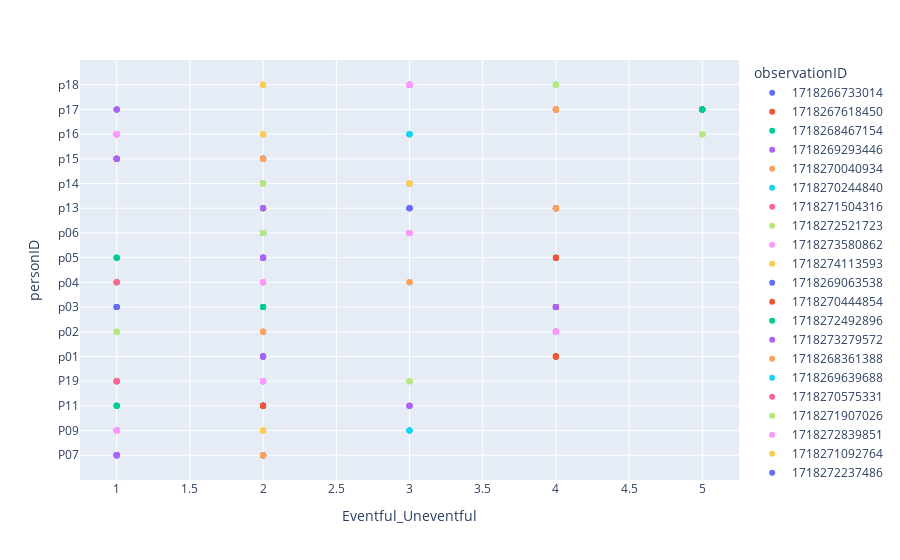

The code cell stored with this chart in its notebook:
### Markdown cell above
## Basic Plots of the dataframe

### single point one tag value on a scale from 1 to 5 (Likert basic)

### Code cell
fig = px.scatter(df, x='Eventful_Uneventful', y="personID", color='observationID')

fig.show()

### Figure 1 — Plotly figure (JSON) as saved in the notebook; plotly's stock layout.template omitted (floating-point values rounded to 4 significant figures)
{"data": [{"hovertemplate": "observationID=1718266733014<br>Eventful_Uneventful=%{x}<br>personID=%{y}<extra></extra>", "legendgroup": "1718266733014", "marker": {"color": "#636efa", "symbol": "circle"}, "mode": "markers", "name": "1718266733014", "orientation": "v", "showlegend": true, "type": "scatter", "x": [1, 1, 1, 1, 1, 1], "xaxis": "x", "y": ["P07", "P07", "P07", "P07", "P07", "P07"], "yaxis": "y"}, {"hovertemplate": "observationID=1718267618450<br>Eventful_Uneventful=%{x}<br>personID=%{y}<extra></extra>", "legendgroup": "1718267618450", "marker": {"color": "#EF553B", "symbol": "circle"}, "mode": "markers", "name": "1718267618450", "orientation": "v", "showlegend": true, "type": "scatter", "x": [2, 2, 2, 2, 2, 2], "xaxis": "x", "y": ["P07", "P07", "P07", "P07", "P07", "P07"], "yaxis": "y"}, {"hovertemplate": "observationID=1718268467154<br>Eventful_Uneventful=%{x}<br>personID=%{y}<extra></extra>", "legendgroup": "1718268467154", "marker": {"color": "#00cc96", "symbol": "circle"}, "mode": "markers", "name": "1718268467154", "orientation": "v", "showlegend": true, "type": "scatter", "x": [2, 2, 2, 2, 2, 2], "xaxis": "x", "y": ["P07", "P07", "P07", "P07", "P07", "P07"], "yaxis": "y"}, {"hovertemplate": "observationID=1718269293446<br>Eventful_Uneventful=%{x}<br>personID=%{y}<extra></extra>", "legendgroup": "1718269293446", "marker": {"color": "#ab63fa", "symbol": "circle"}, "mode": "markers", "name": "1718269293446", "orientation": "v", "showlegend": true, "type": "scatter", "x": [1, 1, 1, 1, 1, 1], "xaxis": "x", "y": ["P07", "P07", "P07", "P07", "P07", "P07"], "yaxis": "y"}, {"hovertemplate": "observationID=1718270040934<br>Eventful_Uneventful=%{x}<br>personID=%{y}<extra></extra>", "legendgroup": "1718270040934", "marker": {"color": "#FFA15A", "symbol": "circle"}, "mode": "markers", "name": "1718270040934", "orientation": "v", "showlegend": true, "type": "scatter", "x": [2, 2, 2, 2, 2, 2], "xaxis": "x", "y": ["P07", "P07", "P07", "P07", "P07", "P07"], "yaxis": "y"}, {"hovertemplate": "observationID=1718270244840<br>Eventful_Uneventful=%{x}<br>personID=%{y}<extra></extra>", "legendgroup": "1718270244840", "marker": {"color": "#19d3f3", "symbol": "circle"}, "mode": "markers", "name": "1718270244840", "orientation": "v", "showlegend": true, "type": "scatter", "x": [3, 3, 3, 3, 3, 3], "xaxis": "x", "y": ["P09", "P09", "P09", "P09", "P09", "P09"], "yaxis": "y"}, {"hovertemplate": "observationID=1718271504316<br>Eventful_Uneventful=%{x}<br>personID=%{y}<extra></extra>", "legendgroup": "1718271504316", "marker": {"color": "#FF6692", "symbol": "circle"}, "mode": "markers", "name": "1718271504316", "orientation": "v", "showlegend": true, "type": "scatter", "x": [1, 1, 1, 1, 1, 1], "xaxis": "x", "y": ["P09", "P09", "P09", "P09", "P09", "P09"], "yaxis": "y"}, {"hovertemplate": "observationID=1718272521723<br>Eventful_Uneventful=%{x}<br>personID=%{y}<extra></extra>", "legendgroup": "1718272521723", "marker": {"color": "#B6E880", "symbol": "circle"}, "mode": "markers", "name": "1718272521723", "orientation": "v", "showlegend": true, "type": "scatter", "x": [1, 1, 1, 1, 1, 1], "xaxis": "x", "y": ["P09", "P09", "P09", "P09", "P09", "P09"], "yaxis": "y"}, {"hovertemplate": "observationID=1718273580862<br>Eventful_Uneventful=%{x}<br>personID=%{y}<extra></extra>", "legendgroup": "1718273580862", "marker": {"color": "#FF97FF", "symbol": "circle"}, "mode": "markers", "name": "1718273580862", "orientation": "v", "showlegend": true, "type": "scatter", "x": [1, 1, 1, 1, 1, 1], "xaxis": "x", "y": ["P09", "P09", "P09", "P09", "P09", "P09"], "yaxis": "y"}, {"hovertemplate": "observationID=1718274113593<br>Eventful_Uneventful=%{x}<br>personID=%{y}<extra></extra>", "legendgroup": "1718274113593", "marker": {"color": "#FECB52", "symbol": "circle"}, "mode": "markers", "name": "1718274113593", "orientation": "v", "showlegend": true, "type": "scatter", "x": [2, 2, 2, 2, 2, 2], "xaxis": "x", "y": ["P09", "P09", "P09", "P09", "P09", "P09"], "yaxis": "y"}, {"hovertemplate": "observationID=1718269063538<br>Eventful_Uneventful=%{x}<br>personID=%{y}<extra></extra>", "legendgroup": "1718269063538", "marker": {"color": "#636efa", "symbol": "circle"}, "mode": "markers", "name": "1718269063538", "orientation": "v", "showlegend": true, "type": "scatter", "x": [2, 2, 2, 2, 2, 2], "xaxis": "x", "y": ["P11", "P11", "P11", "P11", "P11", "P11"], "yaxis": "y"}, {"hovertemplate": "observationID=1718270444854<br>Eventful_Uneventful=%{x}<br>personID=%{y}<extra></extra>", "legendgroup": "1718270444854", "marker": {"color": "#EF553B", "symbol": "circle"}, "mode": "markers", "name": "1718270444854", "orientation": "v", "showlegend": true, "type": "scatter", "x": [2, 2, 2, 2, 2, 2], "xaxis": "x", "y": ["P11", "P11", "P11", "P11", "P11", "P11"], "yaxis": "y"}, {"hovertemplate": "observationID=1718272492896<br>Eventful_Uneventful=%{x}<br>personID=%{y}<extra></extra>", "legendgroup": "1718272492896", "marker": {"color": "#00cc96", "symbol": "circle"}, "mode": "markers", "name": "1718272492896", "orientation": "v", "showlegend": true, "type": "scatter", "x": [1, 1, 1, 1, 1, 1], "xaxis": "x", "y": ["P11", "P11", "P11", "P11", "P11", "P11"], "yaxis": "y"}, {"hovertemplate": "observationID=1718273279572<br>Eventful_Uneventful=%{x}<br>personID=%{y}<extra></extra>", "legendgroup": "1718273279572", "marker": {"color": "#ab63fa", "symbol": "circle"}, "mode": "markers", "name": "1718273279572", "orientation": "v", "showlegend": true, "type": "scatter", "x": [3, 3, 3, 3, 3, 3], "xaxis": "x", "y": ["P11", "P11", "P11", "P11", "P11", "P11"], "yaxis": "y"}, {"hovertemplate": "observationID=1718268361388<br>Eventful_Uneventful=%{x}<br>personID=%{y}<extra></extra>", "legendgroup": "1718268361388", "marker": {"color": "#FFA15A", "symbol": "circle"}, "mode": "markers", "name": "1718268361388", "orientation": "v", "showlegend": true, "type": "scatter", "x": [1, 1, 1, 1, 1, 1], "xaxis": "x", "y": ["P19", "P19", "P19", "P19", "P19", "P19"], "yaxis": "y"}, {"hovertemplate": "observationID=1718269639688<br>Eventful_Uneventful=%{x}<br>personID=%{y}<extra></extra>", "legendgroup": "1718269639688", "marker": {"color": "#19d3f3", "symbol": "circle"}, "mode": "markers", "name": "1718269639688", "orientation": "v", "showlegend": true, "type": "scatter", "x": [2, 2, 2, 2, 2, 2], "xaxis": "x", "y": ["P19", "P19", "P19", "P19", "P19", "P19"], "yaxis": "y"}, {"hovertemplate": "observationID=1718270575331<br>Eventful_Uneventful=%{x}<br>personID=%{y}<extra></extra>", "legendgroup": "1718270575331", "marker": {"color": "#FF6692", "symbol": "circle"}, "mode": "markers", "name": "1718270575331", "orientation": "v", "showlegend": true, "type": "scatter", "x": [1, 1, 1, 1, 1, 1], "xaxis": "x", "y": ["P19", "P19", "P19", "P19", "P19", "P19"], "yaxis": "y"}, {"hovertemplate": "observationID=1718271907026<br>Eventful_Uneventful=%{x}<br>personID=%{y}<extra></extra>", "legendgroup": "1718271907026", "marker": {"color": "#B6E880", "symbol": "circle"}, "mode": "markers", "name": "1718271907026", "orientation": "v", "showlegend": true, "type": "scatter", "x": [3, 3, 3, 3, 3, 3], "xaxis": "x", "y": ["P19", "P19", "P19", "P19", "P19", "P19"], "yaxis": "y"}, {"hovertemplate": "observationID=1718272839851<br>Eventful_Uneventful=%{x}<br>personID=%{y}<extra></extra>", "legendgroup": "1718272839851", "marker": {"color": "#FF97FF", "symbol": "circle"}, "mode": "markers", "name": "1718272839851", "orientation": "v", "showlegend": true, "type": "scatter", "x": [2, 2, 2, 2, 2], "xaxis": "x", "y": ["P19", "P19", "P19", "P19", "P19"], "yaxis": "y"}, {"hovertemplate": "observationID=1718271092764<br>Eventful_Uneventful=%{x}<br>personID=%{y}<extra></extra>", "legendgroup": "1718271092764", "marker": {"color": "#FECB52", "symbol": "circle"}, "mode": "markers", "name": "1718271092764", "orientation": "v", "showlegend": true, "type": "scatter", "x": [4, 4, 4, 4, 4, 4], "xaxis": "x", "y": ["p01", "p01", "p01", "p01", "p01", "p01"], "yaxis": "y"}, {"hovertemplate": "observationID=1718272237486<br>Eventful_Uneventful=%{x}<br>personID=%{y}<extra></extra>", "legendgroup": "1718272237486", "marker": {"color": "#636efa", "symbol": "circle"}, "mode": "markers", "name": "1718272237486", "orientation": "v", "showlegend": true, "type": "scatter", "x": [2, 2, 2, 2, 2, 2], "xaxis": "x", "y": ["p01", "p01", "p01", "p01", "p01", "p01"], "yaxis": "y"}, {"hovertemplate": "observationID=1718273131247<br>Eventful_Uneventful=%{x}<br>personID=%{y}<extra></extra>", "legendgroup": "1718273131247", "marker": {"color": "#EF553B", "symbol": "circle"}, "mode": "markers", "name": "1718273131247", "orientation": "v", "showlegend": true, "type": "scatter", "x": [4, 4, 4, 4, 4, 4], "xaxis": "x", "y": ["p01", "p01", "p01", "p01", "p01", "p01"], "yaxis": "y"}, {"hovertemplate": "observationID=1718274044788<br>Eventful_Uneventful=%{x}<br>personID=%{y}<extra></extra>", "legendgroup": "1718274044788", "marker": {"color": "#00cc96", "symbol": "circle"}, "mode": "markers", "name": "1718274044788", "orientation": "v", "showlegend": true, "type": "scatter", "x": [2, 2, 2, 2, 2, 2], "xaxis": "x", "y": ["p01", "p01", "p01", "p01", "p01", "p01"], "yaxis": "y"}, {"hovertemplate": "observationID=1718275456404<br>Eventful_Uneventful=%{x}<br>personID=%{y}<extra></extra>", "legendgroup": "1718275456404", "marker": {"color": "#ab63fa", "symbol": "circle"}, "mode": "markers", "name": "1718275456404", "orientation": "v", "showlegend": true, "type": "scatter", "x": [2, 2, 2, 2, 2, 2], "xaxis": "x", "y": ["p01", "p01", "p01", "p01", "p01", "p01"], "yaxis": "y"}, {"hovertemplate": "observationID=1718268231934<br>Eventful_Uneventful=%{x}<br>personID=%{y}<extra></extra>", "legendgroup": "1718268231934", "marker": {"color": "#FFA15A", "symbol": "circle"}, "mode": "markers", "name": "1718268231934", "orientation": "v", "showlegend": true, "type": "scatter", "x": [2, 2, 2, 2, 2, 2], "xaxis": "x", "y": ["p02", "p02", "p02", "p02", "p02", "p02"], "yaxis": "y"}, {"hovertemplate": "observationID=1718269088316<br>Eventful_Uneventful=%{x}<br>personID=%{y}<extra></extra>", "legendgroup": "1718269088316", "marker": {"color": "#19d3f3", "symbol": "circle"}, "mode": "markers", "name": "1718269088316", "orientation": "v", "showlegend": true, "type": "scatter", "x": [4, 4, 4, 4, 4, 4], "xaxis": "x", "y": ["p02", "p02", "p02", "p02", "p02", "p02"], "yaxis": "y"}, {"hovertemplate": "observationID=1718269820916<br>Eventful_Uneventful=%{x}<br>personID=%{y}<extra></extra>", "legendgroup": "1718269820916", "marker": {"color": "#FF6692", "symbol": "circle"}, "mode": "markers", "name": "1718269820916", "orientation": "v", "showlegend": true, "type": "scatter", "x": [4, 4, 4, 4, 4, 4], "xaxis": "x", "y": ["p02", "p02", "p02", "p02", "p02", "p02"], "yaxis": "y"}, {"hovertemplate": "observationID=1718270633720<br>Eventful_Uneventful=%{x}<br>personID=%{y}<extra></extra>", "legendgroup": "1718270633720", "marker": {"color": "#B6E880", "symbol": "circle"}, "mode": "markers", "name": "1718270633720", "orientation": "v", "showlegend": true, "type": "scatter", "x": [1, 1, 1, 1, 1, 1], "xaxis": "x", "y": ["p02", "p02", "p02", "p02", "p02", "p02"], "yaxis": "y"}, {"hovertemplate": "observationID=1718271179213<br>Eventful_Uneventful=%{x}<br>personID=%{y}<extra></extra>", "legendgroup": "1718271179213", "marker": {"color": "#FF97FF", "symbol": "circle"}, "mode": "markers", "name": "1718271179213", "orientation": "v", "showlegend": true, "type": "scatter", "x": [4, 4, 4, 4, 4, 4], "xaxis": "x", "y": ["p02", "p02", "p02", "p02", "p02", "p02"], "yaxis": "y"}, {"hovertemplate": "observationID=1718272882985<br>Eventful_Uneventful=%{x}<br>personID=%{y}<extra></extra>", "legendgroup": "1718272882985", "marker": {"color": "#FECB52", "symbol": "circle"}, "mode": "markers", "name": "1718272882985", "orientation": "v", "showlegend": true, "type": "scatter", "x": [4, 4, 4, 4, 4, 4], "xaxis": "x", "y": ["p03", "p03", "p03", "p03", "p03", "p03"], "yaxis": "y"}, {"hovertemplate": "observationID=1718273948834<br>Eventful_Uneventful=%{x}<br>personID=%{y}<extra></extra>", "legendgroup": "1718273948834", "marker": {"color": "#636efa", "symbol": "circle"}, "mode": "markers", "name": "1718273948834", "orientation": "v", "showlegend": true, "type": "scatter", "x": [1, 1, 1, 1, 1, 1], "xaxis": "x", "y": ["p03", "p03", "p03", "p03", "p03", "p03"], "yaxis": "y"}, {"hovertemplate": "observationID=1718274745909<br>Eventful_Uneventful=%{x}<br>personID=%{y}<extra></extra>", "legendgroup": "1718274745909", "marker": {"color": "#EF553B", "symbol": "circle"}, "mode": "markers", "name": "1718274745909", "orientation": "v", "showlegend": true, "type": "scatter", "x": [4, 4, 4, 4, 4, 4], "xaxis": "x", "y": ["p03", "p03", "p03", "p03", "p03", "p03"], "yaxis": "y"}, {"hovertemplate": "observationID=1718275690668<br>Eventful_Uneventful=%{x}<br>personID=%{y}<extra></extra>", "legendgroup": "1718275690668", "marker": {"color": "#00cc96", "symbol": "circle"}, "mode": "markers", "name": "1718275690668", "orientation": "v", "showlegend": true, "type": "scatter", "x": [2, 2, 2, 2, 2, 2], "xaxis": "x", "y": ["p03", "p03", "p03", "p03", "p03", "p03"], "yaxis": "y"}, {"hovertemplate": "observationID=1718276201139<br>Eventful_Uneventful=%{x}<br>personID=%{y}<extra></extra>", "legendgroup": "1718276201139", "marker": {"color": "#ab63fa", "symbol": "circle"}, "mode": "markers", "name": "1718276201139", "orientation": "v", "showlegend": true, "type": "scatter", "x": [4, 4, 4, 4, 4, 4], "xaxis": "x", "y": ["p03", "p03", "p03", "p03", "p03", "p03"], "yaxis": "y"}, {"hovertemplate": "observationID=1718881138033<br>Eventful_Uneventful=%{x}<br>personID=%{y}<extra></extra>", "legendgroup": "1718881138033", "marker": {"color": "#FFA15A", "symbol": "circle"}, "mode": "markers", "name": "1718881138033", "orientation": "v", "showlegend": true, "type": "scatter", "x": [3, 3, 3, 3], "xaxis": "x", "y": ["p04", "p04", "p04", "p04"], "yaxis": "y"}, {"hovertemplate": "observationID=1718882615264<br>Eventful_Uneventful=%{x}<br>personID=%{y}<extra></extra>", "legendgroup": "1718882615264", "marker": {"color": "#19d3f3", "symbol": "circle"}, "mode": "markers", "name": "1718882615264", "orientation": "v", "showlegend": true, "type": "scatter", "x": [1, 1, 1], "xaxis": "x", "y": ["p04", "p04", "p04"], "yaxis": "y"}, {"hovertemplate": "observationID=1718883597973<br>Eventful_Uneventful=%{x}<br>personID=%{y}<extra></extra>", "legendgroup": "1718883597973", "marker": {"color": "#FF6692", "symbol": "circle"}, "mode": "markers", "name": "1718883597973", "orientation": "v", "showlegend": true, "type": "scatter", "x": [1, 1, 1, 1], "xaxis": "x", "y": ["p04", "p04", "p04", "p04"], "yaxis": "y"}, {"hovertemplate": "observationID=1718884293809<br>Eventful_Uneventful=%{x}<br>personID=%{y}<extra></extra>", "legendgroup": "1718884293809", "marker": {"color": "#B6E880", "symbol": "circle"}, "mode": "markers", "name": "1718884293809", "orientation": "v", "showlegend": true, "type": "scatter", "x": [2, 2, 2, 2], "xaxis": "x", "y": ["p04", "p04", "p04", "p04"], "yaxis": "y"}, {"hovertemplate": "observationID=1718885731065<br>Eventful_Uneventful=%{x}<br>personID=%{y}<extra></extra>", "legendgroup": "1718885731065", "marker": {"color": "#FF97FF", "symbol": "circle"}, "mode": "markers", "name": "1718885731065", "orientation": "v", "showlegend": true, "type": "scatter", "x": [2, 2, 2, 2], "xaxis": "x", "y": ["p04", "p04", "p04", "p04"], "yaxis": "y"}, {"hovertemplate": "observationID=1718272000850<br>Eventful_Uneventful=%{x}<br>personID=%{y}<extra></extra>", "legendgroup": "1718272000850", "marker": {"color": "#FECB52", "symbol": "circle"}, "mode": "markers", "name": "1718272000850", "orientation": "v", "showlegend": true, "type": "scatter", "x": [4, 4, 4, 4, 4, 4], "xaxis": "x", "y": ["p05", "p05", "p05", "p05", "p05", "p05"], "yaxis": "y"}, {"hovertemplate": "observationID=1718273090711<br>Eventful_Uneventful=%{x}<br>personID=%{y}<extra></extra>", "legendgroup": "1718273090711", "marker": {"color": "#636efa", "symbol": "circle"}, "mode": "markers", "name": "1718273090711", "orientation": "v", "showlegend": true, "type": "scatter", "x": [2, 2, 2, 2, 2, 2], "xaxis": "x", "y": ["p05", "p05", "p05", "p05", "p05", "p05"], "yaxis": "y"}, {"hovertemplate": "observationID=1718273914954<br>Eventful_Uneventful=%{x}<br>personID=%{y}<extra></extra>", "legendgroup": "1718273914954", "marker": {"color": "#EF553B", "symbol": "circle"}, "mode": "markers", "name": "1718273914954", "orientation": "v", "showlegend": true, "type": "scatter", "x": [4, 4, 4, 4, 4, 4], "xaxis": "x", "y": ["p05", "p05", "p05", "p05", "p05", "p05"], "yaxis": "y"}, {"hovertemplate": "observationID=1718274784603<br>Eventful_Uneventful=%{x}<br>personID=%{y}<extra></extra>", "legendgroup": "1718274784603", "marker": {"color": "#00cc96", "symbol": "circle"}, "mode": "markers", "name": "1718274784603", "orientation": "v", "showlegend": true, "type": "scatter", "x": [1, 1, 1, 1, 1, 1], "xaxis": "x", "y": ["p05", "p05", "p05", "p05", "p05", "p05"], "yaxis": "y"}, {"hovertemplate": "observationID=1718275480952<br>Eventful_Uneventful=%{x}<br>personID=%{y}<extra></extra>", "legendgroup": "1718275480952", "marker": {"color": "#ab63fa", "symbol": "circle"}, "mode": "markers", "name": "1718275480952", "orientation": "v", "showlegend": true, "type": "scatter", "x": [2, 2, 2, 2, 2, 2], "xaxis": "x", "y": ["p05", "p05", "p05", "p05", "p05", "p05"], "yaxis": "y"}, {"hovertemplate": "observationID=1718882287230<br>Eventful_Uneventful=%{x}<br>personID=%{y}<extra></extra>", "legendgroup": "1718882287230", "marker": {"color": "#FFA15A", "symbol": "circle"}, "mode": "markers", "name": "1718882287230", "orientation": "v", "showlegend": true, "type": "scatter", "x": [3, 3, 3, 3, 3, 3], "xaxis": "x", "y": ["p06", "p06", "p06", "p06", "p06", "p06"], "yaxis": "y"}, {"hovertemplate": "observationID=1718883391746<br>Eventful_Uneventful=%{x}<br>personID=%{y}<extra></extra>", "legendgroup": "1718883391746", "marker": {"color": "#19d3f3", "symbol": "circle"}, "mode": "markers", "name": "1718883391746", "orientation": "v", "showlegend": true, "type": "scatter", "x": [2, 2, 2, 2, 2, 2], "xaxis": "x", "y": ["p06", "p06", "p06", "p06", "p06", "p06"], "yaxis": "y"}, {"hovertemplate": "observationID=1718884544559<br>Eventful_Uneventful=%{x}<br>personID=%{y}<extra></extra>", "legendgroup": "1718884544559", "marker": {"color": "#FF6692", "symbol": "circle"}, "mode": "markers", "name": "1718884544559", "orientation": "v", "showlegend": true, "type": "scatter", "x": [2, 2, 2, 2, 2, 2], "xaxis": "x", "y": ["p06", "p06", "p06", "p06", "p06", "p06"], "yaxis": "y"}, {"hovertemplate": "observationID=1718885403870<br>Eventful_Uneventful=%{x}<br>personID=%{y}<extra></extra>", "legendgroup": "1718885403870", "marker": {"color": "#B6E880", "symbol": "circle"}, "mode": "markers", "name": "1718885403870", "orientation": "v", "showlegend": true, "type": "scatter", "x": [2, 2, 2, 2, 2, 2], "xaxis": "x", "y": ["p06", "p06", "p06", "p06", "p06", "p06"], "yaxis": "y"}, {"hovertemplate": "observationID=1718886467154<br>Eventful_Uneventful=%{x}<br>personID=%{y}<extra></extra>", "legendgroup": "1718886467154", "marker": {"color": "#FF97FF", "symbol": "circle"}, "mode": "markers", "name": "1718886467154", "orientation": "v", "showlegend": true, "type": "scatter", "x": [3, 3, 3, 3, 3, 3], "xaxis": "x", "y": ["p06", "p06", "p06", "p06", "p06", "p06"], "yaxis": "y"}, {"hovertemplate": "observationID=1718879608567<br>Eventful_Uneventful=%{x}<br>personID=%{y}<extra></extra>", "legendgroup": "1718879608567", "marker": {"color": "#FECB52", "symbol": "circle"}, "mode": "markers", "name": "1718879608567", "orientation": "v", "showlegend": true, "type": "scatter", "x": [2, 2, 2, 2, 2, 2], "xaxis": "x", "y": ["p13", "p13", "p13", "p13", "p13", "p13"], "yaxis": "y"}, {"hovertemplate": "observationID=1718880840037<br>Eventful_Uneventful=%{x}<br>personID=%{y}<extra></extra>", "legendgroup": "1718880840037", "marker": {"color": "#636efa", "symbol": "circle"}, "mode": "markers", "name": "1718880840037", "orientation": "v", "showlegend": true, "type": "scatter", "x": [3, 3, 3, 3, 3, 3], "xaxis": "x", "y": ["p13", "p13", "p13", "p13", "p13", "p13"], "yaxis": "y"}, {"hovertemplate": "observationID=1718881973844<br>Eventful_Uneventful=%{x}<br>personID=%{y}<extra></extra>", "legendgroup": "1718881973844", "marker": {"color": "#EF553B", "symbol": "circle"}, "mode": "markers", "name": "1718881973844", "orientation": "v", "showlegend": true, "type": "scatter", "x": [4, 4, 4, 4, 4, 4], "xaxis": "x", "y": ["p13", "p13", "p13", "p13", "p13", "p13"], "yaxis": "y"}, {"hovertemplate": "observationID=1718882951615<br>Eventful_Uneventful=%{x}<br>personID=%{y}<extra></extra>", "legendgroup": "1718882951615", "marker": {"color": "#00cc96", "symbol": "circle"}, "mode": "markers", "name": "1718882951615", "orientation": "v", "showlegend": true, "type": "scatter", "x": [2, 2, 2], "xaxis": "x", "y": ["p13", "p13", "p13"], "yaxis": "y"}, {"hovertemplate": "observationID=1718883260779<br>Eventful_Uneventful=%{x}<br>personID=%{y}<extra></extra>", "legendgroup": "1718883260779", "marker": {"color": "#ab63fa", "symbol": "circle"}, "mode": "markers", "name": "1718883260779", "orientation": "v", "showlegend": true, "type": "scatter", "x": [2, 2, 2], "xaxis": "x", "y": ["p13", "p13", "p13"], "yaxis": "y"}, {"hovertemplate": "observationID=1718883686306<br>Eventful_Uneventful=%{x}<br>personID=%{y}<extra></extra>", "legendgroup": "1718883686306", "marker": {"color": "#FFA15A", "symbol": "circle"}, "mode": "markers", "name": "1718883686306", "orientation": "v", "showlegend": true, "type": "scatter", "x": [4, 4, 4, 4, 4, 4], "xaxis": "x", "y": ["p13", "p13", "p13", "p13", "p13", "p13"], "yaxis": "y"}, {"hovertemplate": "observationID=1718881820023<br>Eventful_Uneventful=%{x}<br>personID=%{y}<extra></extra>", "legendgroup": "1718881820023", "marker": {"color": "#19d3f3", "symbol": "circle"}, "mode": "markers", "name": "1718881820023", "orientation": "v", "showlegend": true, "type": "scatter", "x": [3, 3, 3, 3, 3, 3], "xaxis": "x", "y": ["p14", "p14", "p14", "p14", "p14", "p14"], "yaxis": "y"}, {"hovertemplate": "observationID=1718882810423<br>Eventful_Uneventful=%{x}<br>personID=%{y}<extra></extra>", "legendgroup": "1718882810423", "marker": {"color": "#FF6692", "symbol": "circle"}, "mode": "markers", "name": "1718882810423", "orientation": "v", "showlegend": true, "type": "scatter", "x": [2, 2, 2, 2, 2, 2], "xaxis": "x", "y": ["p14", "p14", "p14", "p14", "p14", "p14"], "yaxis": "y"}, {"hovertemplate": "observationID=1718883841112<br>Eventful_Uneventful=%{x}<br>personID=%{y}<extra></extra>", "legendgroup": "1718883841112", "marker": {"color": "#B6E880", "symbol": "circle"}, "mode": "markers", "name": "1718883841112", "orientation": "v", "showlegend": true, "type": "scatter", "x": [2, 2, 2, 2, 2, 2], "xaxis": "x", "y": ["p14", "p14", "p14", "p14", "p14", "p14"], "yaxis": "y"}, {"hovertemplate": "observationID=1718884745433<br>Eventful_Uneventful=%{x}<br>personID=%{y}<extra></extra>", "legendgroup": "1718884745433", "marker": {"color": "#FF97FF", "symbol": "circle"}, "mode": "markers", "name": "1718884745433", "orientation": "v", "showlegend": true, "type": "scatter", "x": [3, 3, 3, 3, 3, 3], "xaxis": "x", "y": ["p14", "p14", "p14", "p14", "p14", "p14"], "yaxis": "y"}, {"hovertemplate": "observationID=1718885592649<br>Eventful_Uneventful=%{x}<br>personID=%{y}<extra></extra>", "legendgroup": "1718885592649", "marker": {"color": "#FECB52", "symbol": "circle"}, "mode": "markers", "name": "1718885592649", "orientation": "v", "showlegend": true, "type": "scatter", "x": [3, 3, 3, 3, 3, 3], "xaxis": "x", "y": ["p14", "p14", "p14", "p14", "p14", "p14"], "yaxis": "y"}, {"hovertemplate": "observationID=1718270298234<br>Eventful_Uneventful=%{x}<br>personID=%{y}<extra></extra>", "legendgroup": "1718270298234", "marker": {"color": "#636efa", "symbol": "circle"}, "mode": "markers", "name": "1718270298234", "orientation": "v", "showlegend": true, "type": "scatter", "x": [2, 2, 2, 2, 2, 2], "xaxis": "x", "y": ["p15", "p15", "p15", "p15", "p15", "p15"], "yaxis": "y"}, {"hovertemplate": "observationID=1718271520478<br>Eventful_Uneventful=%{x}<br>personID=%{y}<extra></extra>", "legendgroup": "1718271520478", "marker": {"color": "#EF553B", "symbol": "circle"}, "mode": "markers", "name": "1718271520478", "orientation": "v", "showlegend": true, "type": "scatter", "x": [1, 1, 1, 1, 1, 1], "xaxis": "x", "y": ["p15", "p15", "p15", "p15", "p15", "p15"], "yaxis": "y"}, {"hovertemplate": "observationID=1718272511625<br>Eventful_Uneventful=%{x}<br>personID=%{y}<extra></extra>", "legendgroup": "1718272511625", "marker": {"color": "#00cc96", "symbol": "circle"}, "mode": "markers", "name": "1718272511625", "orientation": "v", "showlegend": true, "type": "scatter", "x": [2, 2, 2, 2, 2, 2], "xaxis": "x", "y": ["p15", "p15", "p15", "p15", "p15", "p15"], "yaxis": "y"}, {"hovertemplate": "observationID=1718273594943<br>Eventful_Uneventful=%{x}<br>personID=%{y}<extra></extra>", "legendgroup": "1718273594943", "marker": {"color": "#ab63fa", "symbol": "circle"}, "mode": "markers", "name": "1718273594943", "orientation": "v", "showlegend": true, "type": "scatter", "x": [1, 1, 1, 1, 1, 1], "xaxis": "x", "y": ["p15", "p15", "p15", "p15", "p15", "p15"], "yaxis": "y"}, {"hovertemplate": "observationID=1718274113238<br>Eventful_Uneventful=%{x}<br>personID=%{y}<extra></extra>", "legendgroup": "1718274113238", "marker": {"color": "#FFA15A", "symbol": "circle"}, "mode": "markers", "name": "1718274113238", "orientation": "v", "showlegend": true, "type": "scatter", "x": [2, 2, 2, 2, 2, 2], "xaxis": "x", "y": ["p15", "p15", "p15", "p15", "p15", "p15"], "yaxis": "y"}, {"hovertemplate": "observationID=1718274066335<br>Eventful_Uneventful=%{x}<br>personID=%{y}<extra></extra>", "legendgroup": "1718274066335", "marker": {"color": "#19d3f3", "symbol": "circle"}, "mode": "markers", "name": "1718274066335", "orientation": "v", "showlegend": true, "type": "scatter", "x": [3, 3, 3, 3, 3, 3], "xaxis": "x", "y": ["p16", "p16", "p16", "p16", "p16", "p16"], "yaxis": "y"}, {"hovertemplate": "observationID=1718275615959<br>Eventful_Uneventful=%{x}<br>personID=%{y}<extra></extra>", "legendgroup": "1718275615959", "marker": {"color": "#FF6692", "symbol": "circle"}, "mode": "markers", "name": "1718275615959", "orientation": "v", "showlegend": true, "type": "scatter", "x": [1, 1, 1, 1, 1, 1], "xaxis": "x", "y": ["p16", "p16", "p16", "p16", "p16", "p16"], "yaxis": "y"}, {"hovertemplate": "observationID=1718277151933<br>Eventful_Uneventful=%{x}<br>personID=%{y}<extra></extra>", "legendgroup": "1718277151933", "marker": {"color": "#B6E880", "symbol": "circle"}, "mode": "markers", "name": "1718277151933", "orientation": "v", "showlegend": true, "type": "scatter", "x": [5, 5, 5, 5, 5, 5], "xaxis": "x", "y": ["p16", "p16", "p16", "p16", "p16", "p16"], "yaxis": "y"}, {"hovertemplate": "observationID=1718277899537<br>Eventful_Uneventful=%{x}<br>personID=%{y}<extra></extra>", "legendgroup": "1718277899537", "marker": {"color": "#FF97FF", "symbol": "circle"}, "mode": "markers", "name": "1718277899537", "orientation": "v", "showlegend": true, "type": "scatter", "x": [1, 1, 1, 1, 1, 1], "xaxis": "x", "y": ["p16", "p16", "p16", "p16", "p16", "p16"], "yaxis": "y"}, {"hovertemplate": "observationID=1718278547266<br>Eventful_Uneventful=%{x}<br>personID=%{y}<extra></extra>", "legendgroup": "1718278547266", "marker": {"color": "#FECB52", "symbol": "circle"}, "mode": "markers", "name": "1718278547266", "orientation": "v", "showlegend": true, "type": "scatter", "x": [2, 2, 2, 2, 2, 2], "xaxis": "x", "y": ["p16", "p16", "p16", "p16", "p16", "p16"], "yaxis": "y"}, {"hovertemplate": "observationID=1718275541861<br>Eventful_Uneventful=%{x}<br>personID=%{y}<extra></extra>", "legendgroup": "1718275541861", "marker": {"color": "#636efa", "symbol": "circle"}, "mode": "markers", "name": "1718275541861", "orientation": "v", "showlegend": true, "type": "scatter", "x": [4, 4, 4, 4, 4, 4], "xaxis": "x", "y": ["p17", "p17", "p17", "p17", "p17", "p17"], "yaxis": "y"}, {"hovertemplate": "observationID=1718276440532<br>Eventful_Uneventful=%{x}<br>personID=%{y}<extra></extra>", "legendgroup": "1718276440532", "marker": {"color": "#EF553B", "symbol": "circle"}, "mode": "markers", "name": "1718276440532", "orientation": "v", "showlegend": true, "type": "scatter", "x": [5, 5, 5, 5, 5, 5], "xaxis": "x", "y": ["p17", "p17", "p17", "p17", "p17", "p17"], "yaxis": "y"}, {"hovertemplate": "observationID=1718277082309<br>Eventful_Uneventful=%{x}<br>personID=%{y}<extra></extra>", "legendgroup": "1718277082309", "marker": {"color": "#00cc96", "symbol": "circle"}, "mode": "markers", "name": "1718277082309", "orientation": "v", "showlegend": true, "type": "scatter", "x": [5, 5, 5, 5, 5, 5], "xaxis": "x", "y": ["p17", "p17", "p17", "p17", "p17", "p17"], "yaxis": "y"}, {"hovertemplate": "observationID=1718277836626<br>Eventful_Uneventful=%{x}<br>personID=%{y}<extra></extra>", "legendgroup": "1718277836626", "marker": {"color": "#ab63fa", "symbol": "circle"}, "mode": "markers", "name": "1718277836626", "orientation": "v", "showlegend": true, "type": "scatter", "x": [1, 1, 1, 1, 1, 1], "xaxis": "x", "y": ["p17", "p17", "p17", "p17", "p17", "p17"], "yaxis": "y"}, {"hovertemplate": "observationID=1718278299994<br>Eventful_Uneventful=%{x}<br>personID=%{y}<extra></extra>", "legendgroup": "1718278299994", "marker": {"color": "#FFA15A", "symbol": "circle"}, "mode": "markers", "name": "1718278299994", "orientation": "v", "showlegend": true, "type": "scatter", "x": [4, 4, 4, 4, 4, 4], "xaxis": "x", "y": ["p17", "p17", "p17", "p17", "p17", "p17"], "yaxis": "y"}, {"hovertemplate": "observationID=1718273026070<br>Eventful_Uneventful=%{x}<br>personID=%{y}<extra></extra>", "legendgroup": "1718273026070", "marker": {"color": "#19d3f3", "symbol": "circle"}, "mode": "markers", "name": "1718273026070", "orientation": "v", "showlegend": true, "type": "scatter", "x": [4, 4, 4, 4, 4], "xaxis": "x", "y": ["p18", "p18", "p18", "p18", "p18"], "yaxis": "y"}, {"hovertemplate": "observationID=1718275564692<br>Eventful_Uneventful=%{x}<br>personID=%{y}<extra></extra>", "legendgroup": "1718275564692", "marker": {"color": "#FF6692", "symbol": "circle"}, "mode": "markers", "name": "1718275564692", "orientation": "v", "showlegend": true, "type": "scatter", "x": [3, 3, 3, 3, 3, 3], "xaxis": "x", "y": ["p18", "p18", "p18", "p18", "p18", "p18"], "yaxis": "y"}, {"hovertemplate": "observationID=1718277122119<br>Eventful_Uneventful=%{x}<br>personID=%{y}<extra></extra>", "legendgroup": "1718277122119", "marker": {"color": "#B6E880", "symbol": "circle"}, "mode": "markers", "name": "1718277122119", "orientation": "v", "showlegend": true, "type": "scatter", "x": [4, 4, 4, 4, 4, 4], "xaxis": "x", "y": ["p18", "p18", "p18", "p18", "p18", "p18"], "yaxis": "y"}, {"hovertemplate": "observationID=1718277918503<br>Eventful_Uneventful=%{x}<br>personID=%{y}<extra></extra>", "legendgroup": "1718277918503", "marker": {"color": "#FF97FF", "symbol": "circle"}, "mode": "markers", "name": "1718277918503", "orientation": "v", "showlegend": true, "type": "scatter", "x": [3, 3, 3, 3, 3, 3], "xaxis": "x", "y": ["p18", "p18", "p18", "p18", "p18", "p18"], "yaxis": "y"}, {"hovertemplate": "observationID=1718278344068<br>Eventful_Uneventful=%{x}<br>personID=%{y}<extra></extra>", "legendgroup": "1718278344068", "marker": {"color": "#FECB52", "symbol": "circle"}, "mode": "markers", "name": "1718278344068", "orientation": "v", "showlegend": true, "type": "scatter", "x": [2, 2, 2, 2, 2, 2], "xaxis": "x", "y": ["p18", "p18", "p18", "p18", "p18", "p18"], "yaxis": "y"}], "layout": {"legend": {"title": {"text": "observationID"}, "tracegroupgap": 0}, "margin": {"t": 60}, "xaxis": {"anchor": "y", "domain": [0, 1], "title": {"text": "Eventful_Uneventful"}}, "yaxis": {"anchor": "x", "domain": [0, 1], "title": {"text": "personID"}}}}
